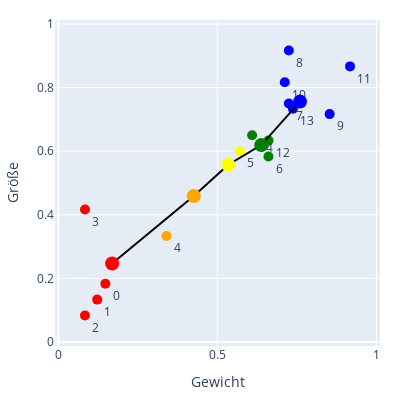

Notebook code for this chart:
### Code cell
somEx2.auswerten()

### Figure 1 — Plotly figure (JSON) as saved in the notebook; plotly's stock layout.template omitted (floating-point values rounded to 4 significant figures)
{"data": [{"marker": {"color": ["red", "red", "red", "red", "orange", "yellow", "green", "blue", "blue", "blue", "blue", "blue", "green", "blue", "green"], "size": 10}, "mode": "markers+text", "showlegend": false, "text": ["0", "1", "2", "3", "4", "5", "6", "7", "8", "9", "10", "11", "12", "13", "14"], "textposition": "bottom right", "type": "scatter", "x": [0.1474, 0.1218, 0.08333, 0.08333, 0.3397, 0.5705, 0.6603, 0.7244, 0.7244, 0.8526, 0.7115, 0.9167, 0.6603, 0.7372, 0.609], "y": [0.1833, 0.1333, 0.08333, 0.4167, 0.3333, 0.6, 0.5833, 0.75, 0.9167, 0.7167, 0.8167, 0.8667, 0.6333, 0.7333, 0.65]}, {"line": {"color": "black", "width": 2}, "marker": {"color": ["red", "orange", "yellow", "green", "blue"], "size": 14}, "mode": "lines+markers", "showlegend": false, "textposition": "bottom right", "type": "scatter", "x": [0.1687, 0.4254, 0.5337, 0.6376, 0.7595], "y": [0.2469, 0.4589, 0.5575, 0.6192, 0.7559]}], "layout": {"height": 400, "margin": {"b": 20, "l": 20, "r": 20, "t": 20}, "width": 400, "xaxis": {"domain": [0, 1], "range": [0, 1], "title": {"text": "Gewicht"}, "type": "linear"}, "yaxis": {"domain": [0, 1], "range": [-0.009375, 1.009], "scaleanchor": "x", "scaleratio": 1, "title": {"text": "Größe"}, "type": "linear"}}}
